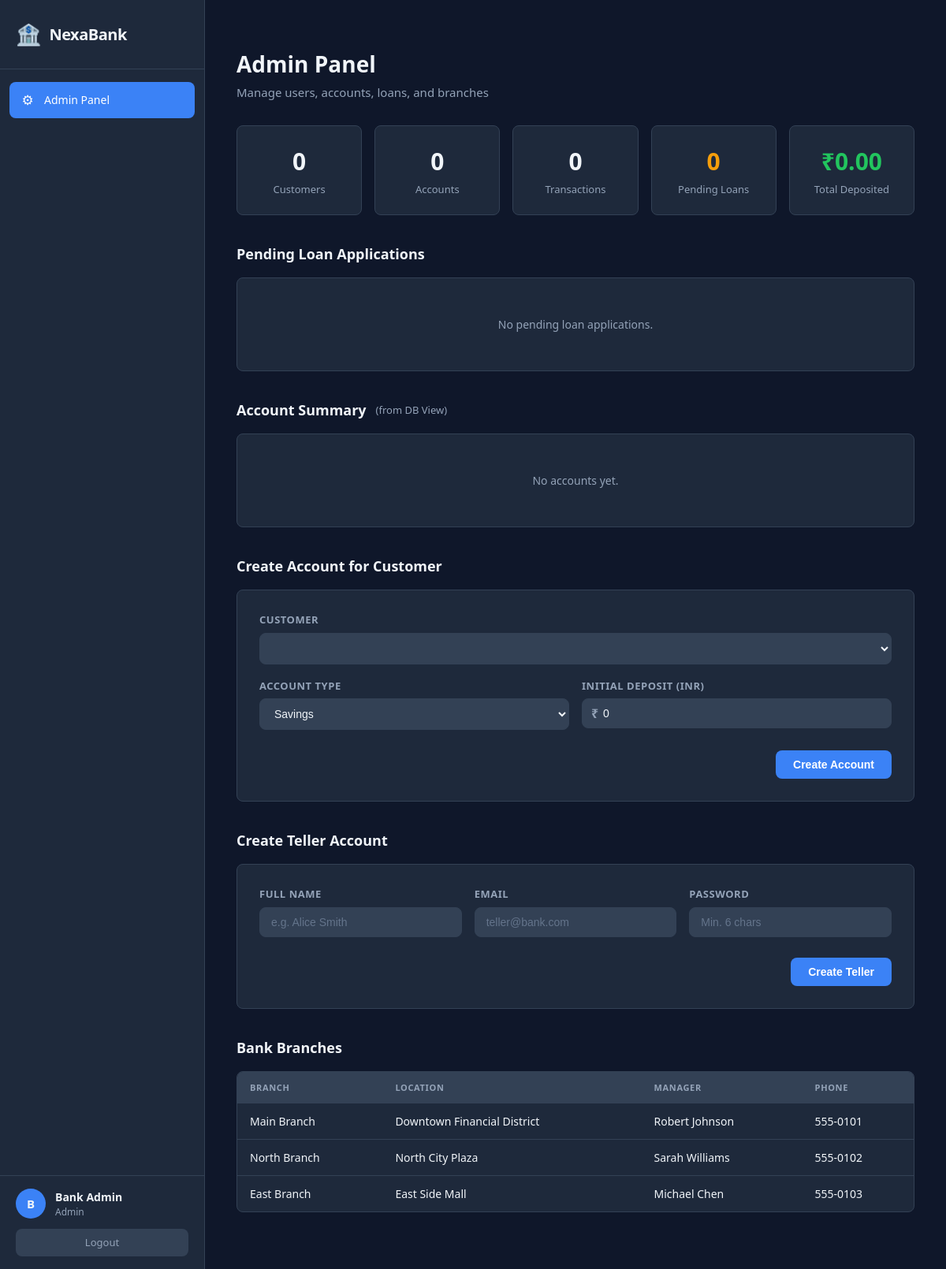
The page /admin (signed in) on the database its author committed.
### tables this page shows
CREATE TABLE branches (
    id INTEGER PRIMARY KEY AUTOINCREMENT,
    name TEXT NOT NULL,
    location TEXT NOT NULL,
    manager TEXT,
    phone TEXT,
    created_at TIMESTAMP DEFAULT CURRENT_TIMESTAMP
);

### app.py (the view)
@app.route('/admin')
@admin_required
def admin_panel():
    db = get_db()
    stats = {
        'total_users':        db.execute("SELECT COUNT(*) FROM users WHERE role='customer'").fetchone()[0],
        'total_accounts':     db.execute("SELECT COUNT(*) FROM accounts").fetchone()[0],
        'total_transactions': db.execute("SELECT COUNT(*) FROM transactions").fetchone()[0],
        'pending_loans':      db.execute("SELECT COUNT(*) FROM loans WHERE status='pending'").fetchone()[0],
        'total_deposits':     db.execute("SELECT COALESCE(SUM(amount),0) FROM transactions WHERE type='deposit'").fetchone()[0],
    }
    pending_loans = db.execute(
        '''SELECT l.*, u.name, u.email, a.account_number
           FROM loans l
           JOIN users u ON l.user_id = u.id
           JOIN accounts a ON l.account_id = a.id
           WHERE l.status = 'pending'
           ORDER BY l.applied_at'''
    ).fetchall()
    all_users = db.execute(
        '''SELECT u.*, COUNT(a.id) AS account_count
           FROM users u
           LEFT JOIN accounts a ON u.id = a.user_id
           WHERE u.role = 'customer'
           GROUP BY u.id
           ORDER BY u.created_at DESC'''
    ).fetchall()
    account_summary = db.execute('SELECT * FROM account_summary ORDER BY balance DESC').fetchall()
    branches = db.execute('SELECT * FROM branches ORDER BY id').fetchall()
    return render_template('admin.html', stats=stats, pending_loans=pending_loans,
                           all_users=all_users, account_summary=account_summary,
                           branches=branches)

### app.py (called while the page is built)
def get_db():
    if 'db' not in g:
        g.db = get_connection()
    return g.db

def admin_required(f):
    @wraps(f)
    def decorated(*args, **kwargs):
        if 'user_id' not in session:
            return redirect(url_for('login'))
        if session.get('role') != 'admin':
            flash('Admin access required.', 'danger')
            return redirect(url_for('dashboard'))
        return f(*args, **kwargs)
    return decorated

### database.py (called while the page is built)
def get_connection():
    conn = sqlite3.connect(DB_PATH, isolation_level=None)
    conn.row_factory = sqlite3.Row
    conn.execute("PRAGMA foreign_keys = ON")
    return conn

### templates/admin.html (shortened to what this page needs)
﻿{% extends 'base.html' %}
{% block content %}
<div class="page-header">
    <h1>Admin Panel</h1>
    <p>Manage users, accounts, loans, and branches</p>
</div>
<div class="stats-grid">
    <div class="stat-card">
        <div class="stat-value">{{ stats.total_users }}</div>
        <div class="stat-label">Customers</div>
    </div>
    <div class="stat-card">
        <div class="stat-value">{{ stats.total_accounts }}</div>
        <div class="stat-label">Accounts</div>
    </div>
    <div class="stat-card">
        <div class="stat-value">{{ stats.total_transactions }}</div>
        <div class="stat-label">Transactions</div>
    </div>
    <div class="stat-card stat-warning">
        <div class="stat-value">{{ stats.pending_loans }}</div>
        <div class="stat-label">Pending Loans</div>
    </div>
    <div class="stat-card stat-success">
        <div class="stat-value">₹{{ "%.2f" | format(stats.total_deposits) }}</div>
        <div class="stat-label">Total Deposited</div>
    </div>
</div>
<div class="section">
    <h2>Pending Loan Applications</h2>
    {% if pending_loans %}
    <div class="table-container">
        <table>
            <thead>
                <tr>
                    <th>ID</th>
                    <th>Customer</th>
                    <th>Account</th>
                    <th>Amount</th>
                    <th>Rate</th>
                    <th>Applied</th>
                    <th>Actions</th>
                </tr>
            </thead>
            <tbody>
                {% for loan in pending_loans %}
                <tr>
                    <td>#{{ loan.id }}</td>
                    <td>
                        {{ loan.name }}<br>
                        <small class="text-muted">{{ loan.email }}</small>
                    </td>
                    <td>{{ loan.account_number }}</td>
                    <td>₹{{ "%.2f" | format(loan.amount) }}</td>
                    <td>{{ loan.interest_rate }}%</td>
                    <td>{{ loan.applied_at[:10] }}</td>
                    <td style="white-space:nowrap">
                        <form method="POST"
                              action="{{ url_for('approve_loan', loan_id=loan.id) }}"
                              style="display:inline">
                            <button class="btn btn-sm btn-success">Approve</button>
                        </form>
                        <form method="POST"
                              action="{{ url_for('reject_loan', loan_id=loan.id) }}"
                              style="display:inline; margin-left:6px">
                            <button class="btn btn-sm btn-danger">Reject</button>
                        </form>
                    </td>
                </tr>
                {% endfor %}
            </tbody>
        </table>
    </div>
    {% else %}
    <div class="empty-state">No pending loan applications.</div>
    {% endif %}
</div>
<div class="section">
    <h2>Account Summary <small class="text-muted" style="font-size:13px;font-weight:400">(from DB View)</small></h2>
    {% if account_summary %}
    <div class="table-container">
        <table>
            <thead>
                <tr>
                    <th>Customer</th>
                    <th>Account Number</th>
                    <th>Type</th>
                    <th>Balance</th>
                    <th>Transactions</th>
                    <th>Opened</th>
                </tr>
            </thead>
            <tbody>
                {% for row in account_summary %}
                <tr>
                    <td>{{ row.name }}</td>
                    <td style="font-family:monospace">{{ row.account_number }}</td>
                    <td>{{ row.account_type | capitalize }}</td>
                    <td>₹{{ "%.2f" | format(row.balance) }}</td>
                    <td>{{ row.transaction_count }}</td>
                    <td>{{ row.account_created[:10] }}</td>
                </tr>
                {% endfor %}
            </tbody>
        </table>
    </div>
    {% else %}
    <div class="empty-state">No accounts yet.</div>
    {% endif %}
</div>
<div class="section">
    <h2>Create Account for Customer</h2>
    <div class="form-card">
        <form method="POST" action="{{ url_for('create_account') }}" class="form-body">
            <div class="form-group">
                <label for="user_id">Customer</label>
                <select id="user_id" name="user_id" required>
                </select>
            </div>
            <div style="display:flex;gap:16px;flex-wrap:wrap">
                <div class="form-group" style="flex:1;min-width:160px">
                    <label for="account_type">Account Type</label>
                    <select id="account_type" name="account_type">
                        <option value="savings">Savings</option>
                    </select>
                </div>
                <div class="form-group" style="flex:1;min-width:160px">
                    <label for="initial_balance">Initial Deposit (INR)</label>
                    <div class="input-prefix">
                        <span class="prefix">₹</span>
                        <input type="number" id="initial_balance" name="initial_balance"
                               min="0" step="0.01" value="0" placeholder="0.00">
                    </div>
                </div>
            </div>
            <div class="form-actions">
                <button type="submit" class="btn btn-primary">Create Account</button>
            </div>
        </form>
    </div>
</div>
<div class="section">
    <h2>Create Teller Account</h2>
    <div class="form-card">
        <form method="POST" action="{{ url_for('create_teller') }}" class="form-body">
            <div style="display:flex;gap:16px;flex-wrap:wrap">
                <div class="form-group" style="flex:1;min-width:160px">
                    <label>Full Name</label>
                    <input type="text" name="name" required placeholder="e.g. Alice Smith">
                </div>
                <div class="form-group" style="flex:1;min-width:160px">
                    <label>Email</label>
                    <input type="email" name="email" required placeholder="teller@bank.com">
                </div>
                <div class="form-group" style="flex:1;min-width:140px">
                    <label>Password</label>
                    <input type="password" name="password" required placeholder="Min. 6 chars">
                </div>
            </div>
            <div class="form-actions">
                <button type="submit" class="btn btn-primary">Create Teller</button>
            </div>
        </form>
    </div>
</div>
<div class="section">
    <h2>Bank Branches</h2>
    <div class="table-container">
        <table>
            <thead>
                <tr><th>Branch</th><th>Location</th><th>Manager</th><th>Phone</th></tr>
            </thead>
            <tbody>
                {% for branch in branches %}
                <tr>
                    <td>{{ branch.name }}</td>
                    <td>{{ branch.location }}</td>
                    <td>{{ branch.manager }}</td>
                    <td>{{ branch.phone }}</td>
                </tr>
                {% endfor %}
            </tbody>
        </table>
    </div>
</div>
{% endblock %}

### templates/base.html (shortened to what this page needs)
﻿<!DOCTYPE html>
<html lang="en">
<head>
    <link rel="stylesheet" href="{{ url_for('static', filename='style.css') }}">
</head>
<body>
{% if session.user_id %}
<div class="layout">
    <aside class="sidebar">
        <div class="sidebar-brand">
            <span class="brand-icon">🏦</span>
            <span class="brand-name">NexaBank</span>
        </div>
        <nav class="sidebar-nav">
            {% if session.role == 'admin' %}
            <a href="{{ url_for('admin_panel') }}"
               class="nav-link {% if request.endpoint == 'admin_panel' %}active{% endif %}">
                <span class="nav-icon">⚙</span> Admin Panel
            </a>
            {% elif session.role == 'teller' %}
            <a href="{{ url_for('teller_panel') }}"
               class="nav-link {% if request.endpoint == 'teller_panel' %}active{% endif %}">
                <span class="nav-icon">🪟</span> Teller Window
            </a>
            {% endif %}
        </nav>
        <div class="sidebar-footer">
            <div class="user-info">
                <div class="user-avatar">{{ session.name[0].upper() }}</div>
                <div>
                    <div class="user-name">{{ session.name }}</div>
                    <div class="user-role">{{ session.role | capitalize }}</div>
                </div>
            </div>
            <a href="{{ url_for('logout') }}" class="logout-btn">Logout</a>
        </div>
    </aside>
    <main class="main-content">
        {% block content %}{% endblock %}
    </main>
</div>
{% endif %}
</body>
</html>

### rows shown on the page
branches: name "Main Branch", location "Downtown Financial District", manager "Robert Johnson", phone "555-0101"
branches: name "North Branch", location "North City Plaza", manager "Sarah Williams", phone "555-0102"
branches: name "East Branch", location "East Side Mall", manager "Michael Chen", phone "555-0103"

### other values the page prints
{{ session.name[0].upper() }} "B"
{{ session.name }} "Bank Admin"
{{ session.role | capitalize }} "Admin"
{{ stats.total_users }} "0"
{{ stats.total_accounts }} "0"
{{ stats.total_transactions }} "0"
{{ stats.pending_loans }} "0"
{{ "%.2f" | format(stats.total_deposits) }} "0.00"
